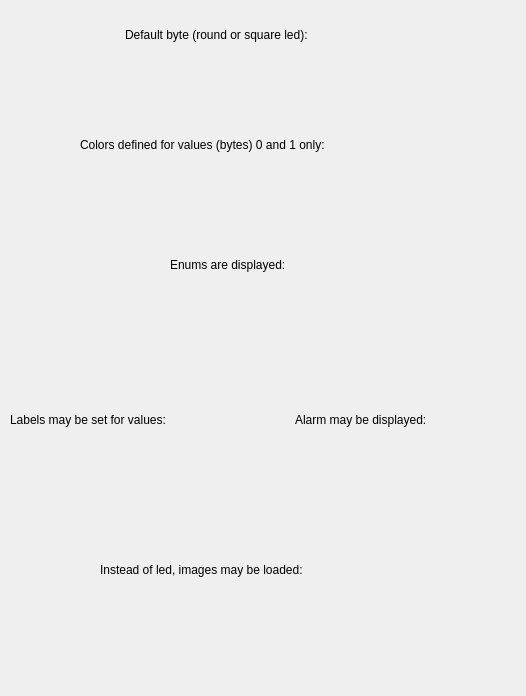
<?xml version="1.0" encoding="UTF-8"?>
<ui version="4.0">
 <class>ByteExampleForm</class>
 <widget class="QWidget" name="ByteExampleForm">
  <property name="geometry">
   <rect>
    <x>0</x>
    <y>0</y>
    <width>526</width>
    <height>696</height>
   </rect>
  </property>
  <property name="windowTitle">
   <string>Byte Example</string>
  </property>
  <widget class="PyDMByte" name="PyDMByte_2">
   <property name="geometry">
    <rect>
     <x>200</x>
     <y>285</y>
     <width>110</width>
     <height>60</height>
    </rect>
   </property>
   <property name="toolTip">
    <string/>
   </property>
   <property name="whatsThis">
    <string/>
   </property>
   <property name="channel">
    <string>ca://EX:STATUS_ENUM</string>
   </property>
   <property name="byte">
    <stringlist>
     <string>0</string>
     <string>1</string>
     <string>2</string>
    </stringlist>
   </property>
   <property name="label">
    <stringlist/>
   </property>
   <property name="ledColor">
    <stringlist>
     <string>green</string>
     <string>red</string>
     <string>yellow</string>
    </stringlist>
   </property>
   <property name="squareLed">
    <bool>true</bool>
   </property>
   <property name="alarmSensitiveText" stdset="0">
    <bool>false</bool>
   </property>
   <property name="alarmSensitiveBorder" stdset="0">
    <bool>false</bool>
   </property>
  </widget>
  <widget class="PyDMByte" name="PyDMByte">
   <property name="geometry">
    <rect>
     <x>180</x>
     <y>55</y>
     <width>60</width>
     <height>60</height>
    </rect>
   </property>
   <property name="toolTip">
    <string/>
   </property>
   <property name="whatsThis">
    <string/>
   </property>
  </widget>
  <widget class="PyDMByte" name="PyDMByte_7">
   <property name="geometry">
    <rect>
     <x>225</x>
     <y>170</y>
     <width>60</width>
     <height>60</height>
    </rect>
   </property>
   <property name="toolTip">
    <string/>
   </property>
   <property name="whatsThis">
    <string/>
   </property>
   <property name="channel">
    <string>ca://EX:STATUS_INT</string>
   </property>
   <property name="byte">
    <stringlist>
     <string>0</string>
     <string>1</string>
     <string>2</string>
    </stringlist>
   </property>
   <property name="label">
    <stringlist/>
   </property>
   <property name="ledColor">
    <stringlist>
     <string>green</string>
     <string>red</string>
    </stringlist>
   </property>
   <property name="showLabel">
    <bool>true</bool>
   </property>
   <property name="squareLed">
    <bool>false</bool>
   </property>
   <property name="alarmSensitiveText" stdset="0">
    <bool>false</bool>
   </property>
   <property name="alarmSensitiveBorder" stdset="0">
    <bool>false</bool>
   </property>
  </widget>
  <widget class="PyDMByte" name="PyDMByte_3">
   <property name="geometry">
    <rect>
     <x>85</x>
     <y>445</y>
     <width>110</width>
     <height>60</height>
    </rect>
   </property>
   <property name="toolTip">
    <string/>
   </property>
   <property name="whatsThis">
    <string/>
   </property>
   <property name="channel">
    <string>ca://EX:STATUS_ENUM</string>
   </property>
   <property name="byte">
    <stringlist>
     <string>0</string>
     <string>1</string>
     <string>2</string>
    </stringlist>
   </property>
   <property name="label">
    <stringlist>
     <string>yes</string>
     <string>no</string>
     <string>maybe</string>
    </stringlist>
   </property>
   <property name="ledColor">
    <stringlist>
     <string>green</string>
     <string>red</string>
     <string>yellow</string>
    </stringlist>
   </property>
   <property name="squareLed">
    <bool>true</bool>
   </property>
   <property name="alarmSensitiveText" stdset="0">
    <bool>false</bool>
   </property>
   <property name="alarmSensitiveBorder" stdset="0">
    <bool>false</bool>
   </property>
  </widget>
  <widget class="PyDMByte" name="PyDMByte_4">
   <property name="geometry">
    <rect>
     <x>220</x>
     <y>600</y>
     <width>80</width>
     <height>80</height>
    </rect>
   </property>
   <property name="toolTip">
    <string/>
   </property>
   <property name="whatsThis">
    <string/>
   </property>
   <property name="channel">
    <string>ca://EX:STATUS_ENUM</string>
   </property>
   <property name="byte">
    <stringlist>
     <string>0</string>
     <string>1</string>
     <string>2</string>
    </stringlist>
   </property>
   <property name="label">
    <stringlist>
     <string>yes</string>
     <string>no</string>
     <string>maybe</string>
    </stringlist>
   </property>
   <property name="ledColor">
    <stringlist>
     <string>green</string>
     <string>red</string>
     <string>yellow</string>
    </stringlist>
   </property>
   <property name="imagePath">
    <stringlist>
     <string>yes.png</string>
     <string>no.png</string>
     <string>maybe.png</string>
    </stringlist>
   </property>
   <property name="showLabel">
    <bool>false</bool>
   </property>
   <property name="squareLed">
    <bool>true</bool>
   </property>
   <property name="useImage">
    <bool>true</bool>
   </property>
   <property name="alarmSensitiveText" stdset="0">
    <bool>false</bool>
   </property>
   <property name="alarmSensitiveBorder" stdset="0">
    <bool>false</bool>
   </property>
  </widget>
  <widget class="PyDMByte" name="PyDMByte_5">
   <property name="geometry">
    <rect>
     <x>345</x>
     <y>445</y>
     <width>110</width>
     <height>60</height>
    </rect>
   </property>
   <property name="toolTip">
    <string/>
   </property>
   <property name="whatsThis">
    <string/>
   </property>
   <property name="channel">
    <string>ca://EX:STATUS_ENUM</string>
   </property>
   <property name="byte">
    <stringlist>
     <string>0</string>
     <string>1</string>
     <string>2</string>
    </stringlist>
   </property>
   <property name="label">
    <stringlist>
     <string>yes</string>
     <string>no</string>
     <string>maybe</string>
    </stringlist>
   </property>
   <property name="ledColor">
    <stringlist>
     <string>green</string>
     <string>red</string>
     <string>yellow</string>
    </stringlist>
   </property>
   <property name="squareLed">
    <bool>true</bool>
   </property>
   <property name="alarmSensitiveText" stdset="0">
    <bool>true</bool>
   </property>
   <property name="alarmSensitiveBorder" stdset="0">
    <bool>true</bool>
   </property>
  </widget>
  <widget class="QLabel" name="label">
   <property name="geometry">
    <rect>
     <x>125</x>
     <y>25</y>
     <width>291</width>
     <height>19</height>
    </rect>
   </property>
   <property name="text">
    <string>Default byte (round or square led):</string>
   </property>
  </widget>
  <widget class="QLabel" name="label_2">
   <property name="geometry">
    <rect>
     <x>80</x>
     <y>135</y>
     <width>376</width>
     <height>19</height>
    </rect>
   </property>
   <property name="text">
    <string>Colors defined for values (bytes) 0 and 1 only:</string>
   </property>
  </widget>
  <widget class="QLabel" name="label_3">
   <property name="geometry">
    <rect>
     <x>170</x>
     <y>255</y>
     <width>176</width>
     <height>19</height>
    </rect>
   </property>
   <property name="text">
    <string>Enums are displayed:</string>
   </property>
  </widget>
  <widget class="QLabel" name="label_4">
   <property name="geometry">
    <rect>
     <x>10</x>
     <y>410</y>
     <width>241</width>
     <height>19</height>
    </rect>
   </property>
   <property name="text">
    <string>Labels may be set for values:</string>
   </property>
  </widget>
  <widget class="QLabel" name="label_5">
   <property name="geometry">
    <rect>
     <x>295</x>
     <y>410</y>
     <width>201</width>
     <height>19</height>
    </rect>
   </property>
   <property name="text">
    <string>Alarm may be displayed:</string>
   </property>
  </widget>
  <widget class="QLabel" name="label_6">
   <property name="geometry">
    <rect>
     <x>100</x>
     <y>560</y>
     <width>316</width>
     <height>19</height>
    </rect>
   </property>
   <property name="text">
    <string>Instead of led, images may be loaded:</string>
   </property>
  </widget>
  <widget class="PyDMByte" name="PyDMByte_6">
   <property name="geometry">
    <rect>
     <x>275</x>
     <y>55</y>
     <width>60</width>
     <height>60</height>
    </rect>
   </property>
   <property name="toolTip">
    <string/>
   </property>
   <property name="whatsThis">
    <string/>
   </property>
   <property name="squareLed">
    <bool>true</bool>
   </property>
  </widget>
 </widget>
 <customwidgets>
  <customwidget>
   <class>PyDMByte</class>
   <extends>QWidget</extends>
   <header>pydm.widgets.byte</header>
  </customwidget>
 </customwidgets>
 <resources/>
 <connections/>
</ui>
